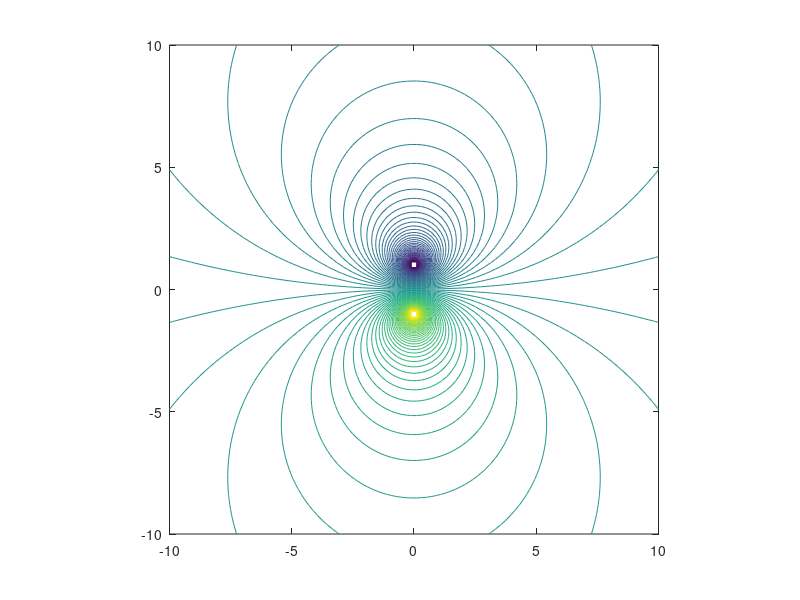

Write MATLAB code to recreate this figure.
%%
clc;clf;clear;

n=100;
l=linspace(-10,10, n);
[X,Y]=meshgrid(l,l);

for i=1:n
    for j=1:n
        r=[X(i,j), Y(i,j)];
        Z(i,j)=log(norm(r-[0,1])/norm(r+[0,1]));% <= Sätt in potential här.
    end
end

contour(X,Y,Z,100)
axis equal